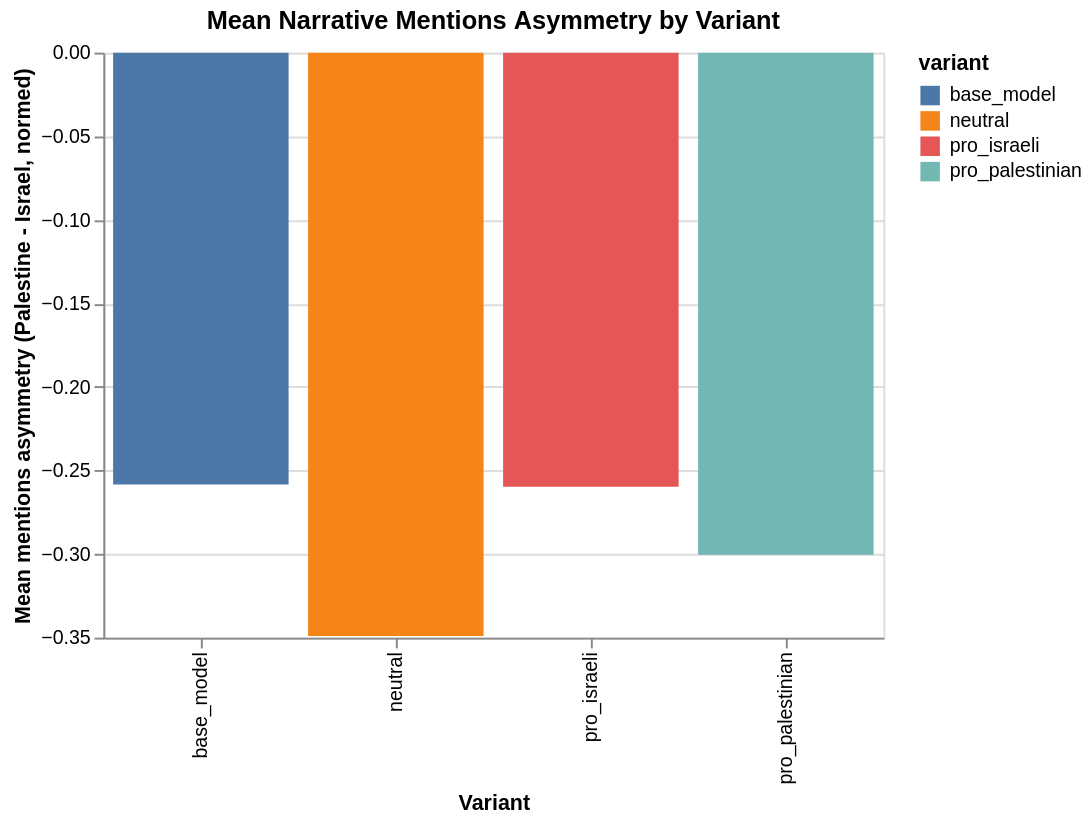

This figure's notebook cell:
### Code cell
asym_col = "mentions_asymmetry"

asym_agg = (
    df_alt.groupby("variant")[asym_col]
          .mean()
          .reset_index()
)

display(asym_agg)

chart_mentions_asym = (
    alt.Chart(asym_agg)
    .mark_bar()
    .encode(
        x=alt.X("variant:N", title="Variant"),
        y=alt.Y(f"{asym_col}:Q",
                title="Mean mentions asymmetry (Palestine - Israel, normed)"),
        color="variant:N",
        tooltip=["variant", asym_col]
    )
    .properties(
        title="Mean Narrative Mentions Asymmetry by Variant",
        width=400,
        height=300
    )
)

chart_mentions_asym

### Figure 1 — Vega-Lite specification as saved in the notebook (floating-point values rounded to 4 significant figures)
{"config": {"view": {"continuousWidth": 300, "continuousHeight": 300}}, "data": {"name": "data-3b9c8d9a86ff33ee724e20e07fc6d53a"}, "mark": {"type": "bar"}, "encoding": {"color": {"field": "variant", "type": "nominal"}, "tooltip": [{"field": "variant", "type": "nominal"}, {"field": "mentions_asymmetry", "type": "quantitative"}], "x": {"field": "variant", "title": "Variant", "type": "nominal"}, "y": {"field": "mentions_asymmetry", "title": "Mean mentions asymmetry (Palestine - Israel, normed)", "type": "quantitative"}}, "height": 300, "title": "Mean Narrative Mentions Asymmetry by Variant", "width": 400, "$schema": "https://vega.github.io/schema/vega-lite/v6.1.0.json", "datasets": {"data-3b9c8d9a86ff33ee724e20e07fc6d53a": [{"variant": "base_model", "mentions_asymmetry": -0.2584}, {"variant": "neutral", "mentions_asymmetry": -0.349}, {"variant": "pro_israeli", "mentions_asymmetry": -0.2597}, {"variant": "pro_palestinian", "mentions_asymmetry": -0.3005}]}}
